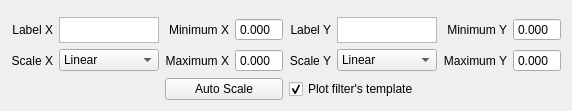
          <widget class="QWidget" name="norm_att">
           <attribute name="title">
            <string>Normalised Att.</string>
           </attribute>
           <layout class="QGridLayout" name="gridLayout_4">
            <item row="0" column="0" colspan="8">
             <widget class="QStackedWidget" name="plot_2">
              <widget class="QWidget" name="page_4"/>
              <widget class="QWidget" name="page_5"/>
             </widget>
            </item>
            <item row="1" column="0">
             <widget class="QLabel" name="label_12">
              <property name="text">
               <string>Label X</string>
              </property>
              <property name="alignment">
               <set>Qt::AlignRight|Qt::AlignTrailing|Qt::AlignVCenter</set>
              </property>
             </widget>
            </item>
            <item row="1" column="1">
             <widget class="QTextEdit" name="label_x_2">
              <property name="maximumSize">
               <size>
                <width>100</width>
                <height>26</height>
               </size>
              </property>
             </widget>
            </item>
            <item row="1" column="2">
             <widget class="QLabel" name="label_10">
              <property name="text">
               <string>Minimum X</string>
              </property>
              <property name="alignment">
               <set>Qt::AlignRight|Qt::AlignTrailing|Qt::AlignVCenter</set>
              </property>
             </widget>
            </item>
            <item row="1" column="3">
             <widget class="QDoubleSpinBox" name="min_x_2">
              <property name="buttonSymbols">
               <enum>QAbstractSpinBox::NoButtons</enum>
              </property>
              <property name="suffix">
               <string/>
              </property>
              <property name="decimals">
               <number>3</number>
              </property>
             </widget>
            </item>
            <item row="1" column="4">
             <widget class="QLabel" name="label_9">
              <property name="text">
               <string>Label Y</string>
              </property>
              <property name="alignment">
               <set>Qt::AlignRight|Qt::AlignTrailing|Qt::AlignVCenter</set>
              </property>
             </widget>
            </item>
            <item row="1" column="5">
             <widget class="QTextEdit" name="label_y_2">
              <property name="maximumSize">
               <size>
                <width>100</width>
                <height>26</height>
               </size>
              </property>
             </widget>
            </item>
            <item row="1" column="6">
             <widget class="QLabel" name="label_15">
              <property name="text">
               <string>Minimum Y</string>
              </property>
              <property name="alignment">
               <set>Qt::AlignRight|Qt::AlignTrailing|Qt::AlignVCenter</set>
              </property>
             </widget>
            </item>
            <item row="1" column="7">
             <widget class="QDoubleSpinBox" name="min_y_2">
              <property name="buttonSymbols">
               <enum>QAbstractSpinBox::NoButtons</enum>
              </property>
              <property name="suffix">
               <string/>
              </property>
              <property name="decimals">
               <number>3</number>
              </property>
             </widget>
            </item>
            <item row="2" column="0">
             <widget class="QLabel" name="label_11">
              <property name="text">
               <string>Scale X</string>
              </property>
              <property name="alignment">
               <set>Qt::AlignRight|Qt::AlignTrailing|Qt::AlignVCenter</set>
              </property>
             </widget>
            </item>
            <item row="2" column="1">
             <widget class="QComboBox" name="scale_x_2">
              <property name="maximumSize">
               <size>
                <width>100</width>
                <height>16777215</height>
               </size>
              </property>
              <item>
               <property name="text">
                <string>Linear</string>
               </property>
              </item>
              <item>
               <property name="text">
                <string>Logarithmic</string>
               </property>
              </item>
             </widget>
            </item>
            <item row="2" column="2">
             <widget class="QLabel" name="label_16">
              <property name="text">
               <string>Maximum X</string>
              </property>
              <property name="alignment">
               <set>Qt::AlignRight|Qt::AlignTrailing|Qt::AlignVCenter</set>
              </property>
             </widget>
            </item>
            <item row="2" column="3">
             <widget class="QDoubleSpinBox" name="max_x_2">
              <property name="buttonSymbols">
               <enum>QAbstractSpinBox::NoButtons</enum>
              </property>
              <property name="suffix">
               <string/>
              </property>
              <property name="decimals">
               <number>3</number>
              </property>
             </widget>
            </item>
            <item row="2" column="4">
             <widget class="QLabel" name="label_14">
              <property name="text">
               <string>Scale Y</string>
              </property>
              <property name="alignment">
               <set>Qt::AlignRight|Qt::AlignTrailing|Qt::AlignVCenter</set>
              </property>
             </widget>
            </item>
            <item row="2" column="5">
             <widget class="QComboBox" name="scale_y_2">
              <property name="maximumSize">
               <size>
                <width>100</width>
                <height>16777215</height>
               </size>
              </property>
              <item>
               <property name="text">
                <string>Linear</string>
               </property>
              </item>
              <item>
               <property name="text">
                <string>Logarithmic</string>
               </property>
              </item>
             </widget>
            </item>
            <item row="2" column="6">
             <widget class="QLabel" name="label_13">
              <property name="text">
               <string>Maximum Y</string>
              </property>
              <property name="alignment">
               <set>Qt::AlignRight|Qt::AlignTrailing|Qt::AlignVCenter</set>
              </property>
             </widget>
            </item>
            <item row="2" column="7">
             <widget class="QDoubleSpinBox" name="max_y_2">
              <property name="buttonSymbols">
               <enum>QAbstractSpinBox::NoButtons</enum>
              </property>
              <property name="suffix">
               <string/>
              </property>
              <property name="decimals">
               <number>3</number>
              </property>
             </widget>
            </item>
            <item row="3" column="2" colspan="2">
             <widget class="QPushButton" name="auto_scale_2">
              <property name="text">
               <string>Auto Scale</string>
              </property>
             </widget>
            </item>
            <item row="3" column="4" colspan="2">
             <widget class="QCheckBox" name="plot_template_2">
              <property name="text">
               <string>Plot filter's template</string>
              </property>
              <property name="checked">
               <bool>true</bool>
              </property>
             </widget>
            </item>
           </layout>
          </widget>
